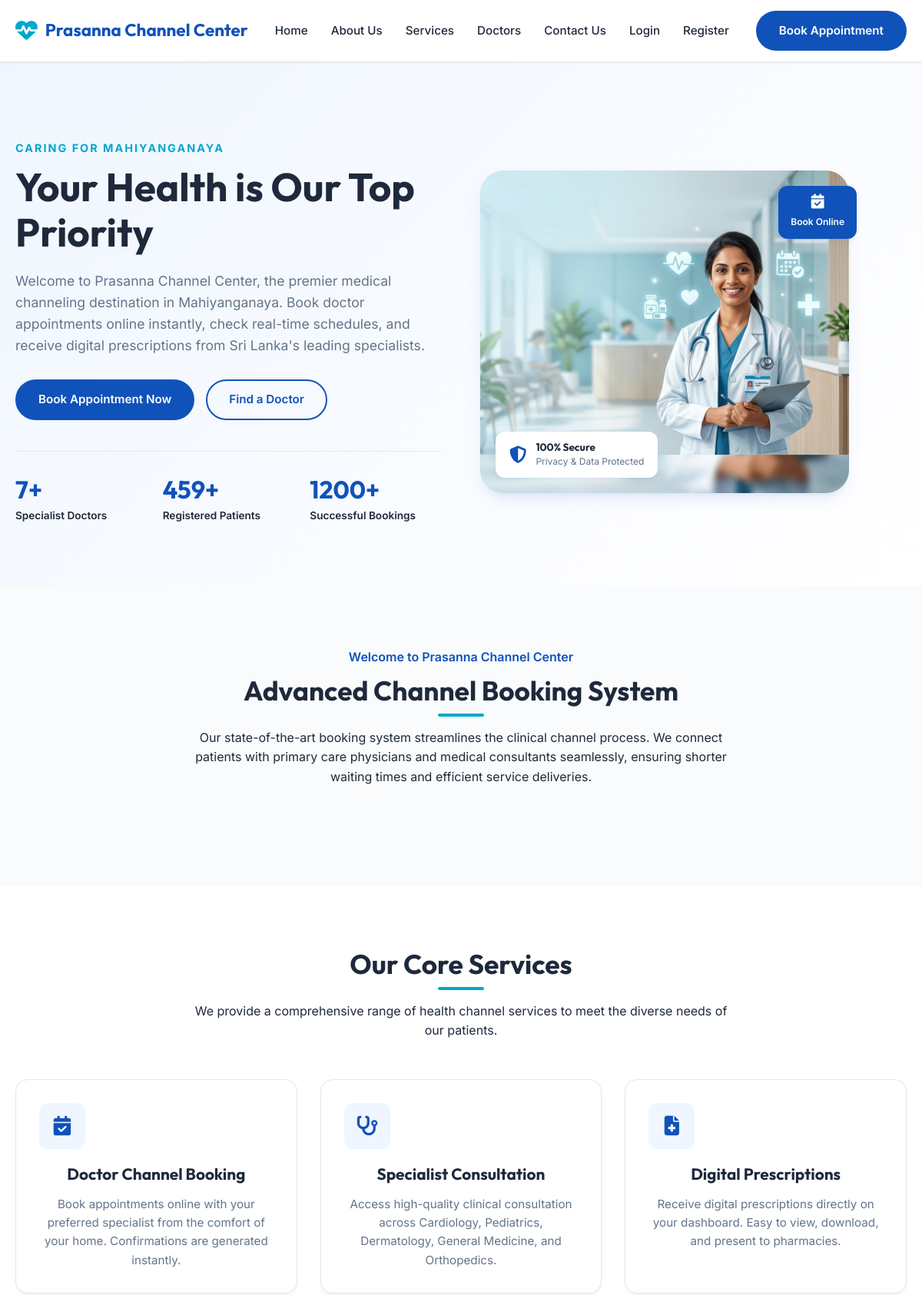
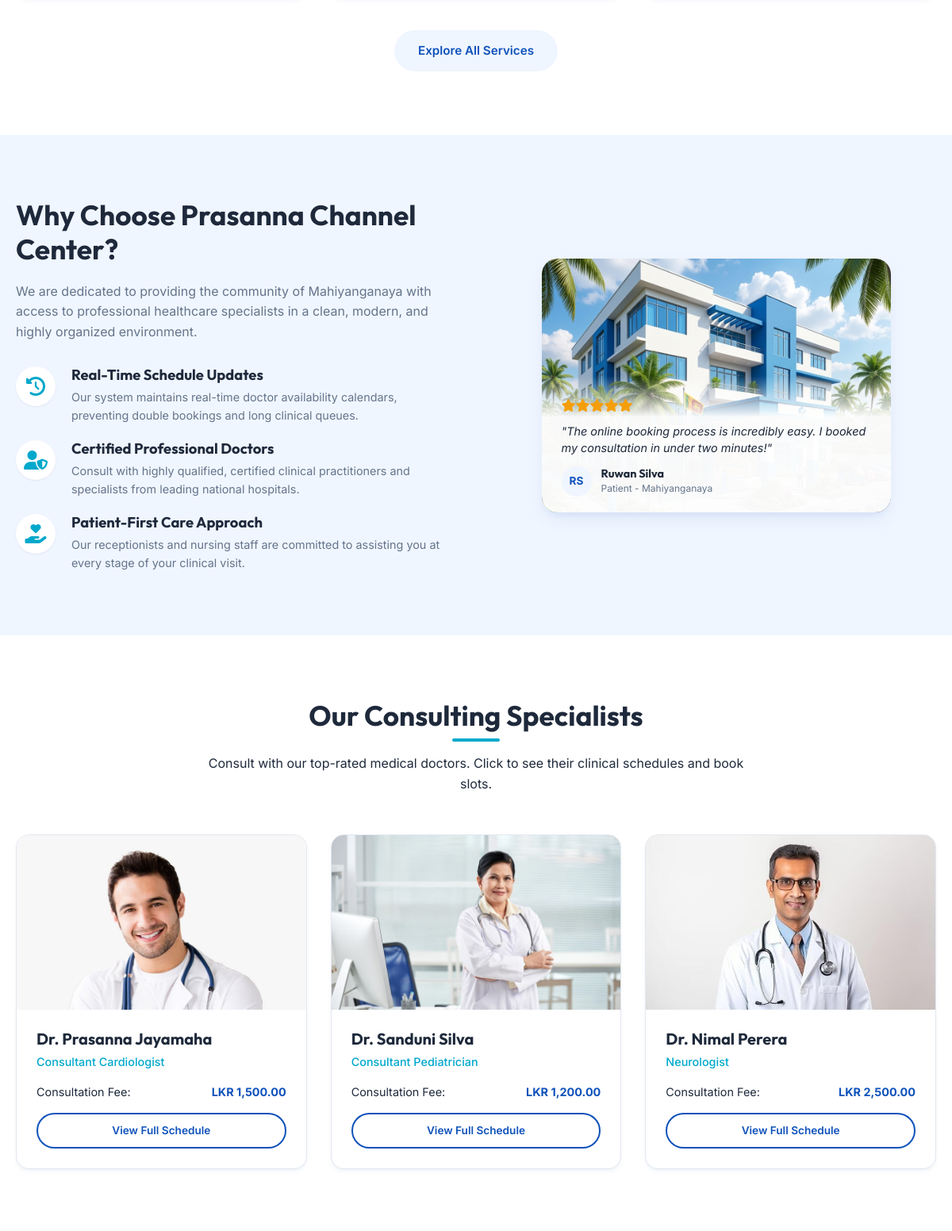
The page / (upper part) on the database its author committed (2 pictures, top to bottom).
### tables this page shows
CREATE TABLE `doctors` (
  `id` int(11) NOT NULL,
  `user_id` int(11) NOT NULL,
  `doctor_number` varchar(20) NOT NULL,
  `first_name` varchar(50) NOT NULL,
  `last_name` varchar(50) NOT NULL,
  `department_id` int(11) NOT NULL,
  `specialization` varchar(100) NOT NULL,
  `phone` varchar(15) NOT NULL,
  `charge` decimal(10,2) NOT NULL DEFAULT 0.00,
  `status` enum('Active','Inactive') DEFAULT 'Active',
  `image_path` varchar(255) DEFAULT NULL,
  `created_at` timestamp NOT NULL DEFAULT current_timestamp()
);

### index.php (the view, shortened to what this page needs)
<?php
include_once 'includes/header.php';
try {
    $doctor_count = $pdo->query("SELECT COUNT(*) FROM doctors WHERE status = 'Active'")->fetchColumn();
    $patient_count = $pdo->query("SELECT COUNT(*) FROM patients")->fetchColumn();
    $appointment_count = $pdo->query("SELECT COUNT(*) FROM appointments WHERE status = 'Completed'")->fetchColumn();
    $patient_count += 450;
    $appointment_count += 1200;
} catch (PDOException $e) {
    $doctor_count = 2;
    $patient_count = 450;
    $appointment_count = 1200;
}
try {
    $stmt = $pdo->query("SELECT d.*, dept.name AS dept_name
                         FROM doctors d
                         JOIN departments dept ON d.department_id = dept.id
                         WHERE d.status = 'Active'
                         LIMIT 3");
    $featured_doctors = $stmt->fetchAll();
} catch (PDOException $e) {
    $featured_doctors = [];
}
?>
<section class="hero">
    <div class="container hero-grid">
        <div class="hero-content">
            <span style="color: var(--accent-color); font-weight: 700; font-size: 0.9rem; text-transform: uppercase; letter-spacing: 2px; display: block; margin-bottom: 10px;">Caring for Mahiyanganaya</span>
            <h1>Your Health is Our Top Priority</h1>
            <p>Welcome to Prasanna Channel Center, the premier medical channeling destination in Mahiyanganaya. Book doctor appointments online instantly, check real-time schedules, and receive digital prescriptions from Sri Lanka's leading specialists.</p>
            <div class="hero-btns">
                <?php if (isset($_SESSION['user_id']) && $_SESSION['role'] === 'patient'): ?>
                    <a href="<?php echo BASE_URL; ?>patient/book.php" class="btn btn-primary">Book Appointment Now</a>
                <?php else: ?>
                    <a href="<?php echo BASE_URL; ?>login.php?redirect=book" class="btn btn-primary">Book Appointment Now</a>
                <?php endif; ?>
                <a href="<?php echo BASE_URL; ?>doctors.php" class="btn btn-outline">Find a Doctor</a>
            </div>
            <div class="hero-stats">
                <div class="stat-item">
                    <h3><?php echo $doctor_count; ?>+</h3>
                    <p style="font-weight: 600; color: var(--dark-color);">Specialist Doctors</p>
                </div>
                <div class="stat-item">
                    <h3><?php echo $patient_count; ?>+</h3>
                    <p style="font-weight: 600; color: var(--dark-color);">Registered Patients</p>
                </div>
                <div class="stat-item">
                    <h3><?php echo $appointment_count; ?>+</h3>
                    <p style="font-weight: 600; color: var(--dark-color);">Successful Bookings</p>
                </div>
            </div>
        </div>
        <div class="hero-image">
            <div style="width:100%; max-width:480px; position:relative;">
                <img src="<?php echo BASE_URL; ?>assets/images/hero_doctor.png"
                     alt="Professional Doctor at Prasanna Channel Center"
                     style="width:100%; height:auto; border-radius:30px; box-shadow:var(--shadow-lg); display:block; object-fit:cover; max-height:420px;">
                <div class="hero-badge" style="position:absolute; bottom:20px; left:20px; background:white; border-radius:12px; padding:12px 18px; box-shadow:var(--shadow-md); display:flex; align-items:center; gap:12px;">
                    <i class="fa-solid fa-shield-halved" style="color:var(--primary-color); font-size:1.4rem;"></i>
                    <div>
                        <h4 style="margin:0; font-size:0.85rem; color:var(--dark-color);">100% Secure</h4>
                        <p style="margin:0; font-size:0.75rem; color:var(--grey-color);">Privacy & Data Protected</p>
                    </div>
                </div>
                <div style="position:absolute; top:20px; right:-10px; background:var(--primary-color); color:white; border-radius:12px; padding:10px 16px; box-shadow:var(--shadow-md); text-align:center;">
                    <i class="fa-solid fa-calendar-check" style="font-size:1.2rem; display:block; margin-bottom:4px;"></i>
                    <span style="font-size:0.75rem; font-weight:600;">Book Online</span>
                </div>
            </div>
        </div>
    </div>
</section>
<section class="py-5" style="background-color: #fafbfc;">
    <div class="container text-center">
        <div class="section-title">
            <span style="color: var(--primary-color); font-weight: 600;">Welcome to Prasanna Channel Center</span>
            <h2 style="margin-top: 10px;">Advanced Channel Booking System</h2>
            <p>Our state-of-the-art booking system streamlines the clinical channel process. We connect patients with primary care physicians and medical consultants seamlessly, ensuring shorter waiting times and efficient service deliveries.</p>
        </div>
    </div>
</section>
<section class="py-5">
    <div class="container text-center">
        <div class="section-title">
            <h2>Our Core Services</h2>
            <p>We provide a comprehensive range of health channel services to meet the diverse needs of our patients.</p>
        </div>
        <div class="grid-3">
            <div class="card">
                <div class="card-icon"><i class="fa-solid fa-calendar-check"></i></div>
                <h3>Doctor Channel Booking</h3>
                <p>Book appointments online with your preferred specialist from the comfort of your home. Confirmations are generated instantly.</p>
            </div>
            <div class="card">
                <div class="card-icon"><i class="fa-solid fa-stethoscope"></i></div>
                <h3>Specialist Consultation</h3>
                <p>Access high-quality clinical consultation across Cardiology, Pediatrics, Dermatology, General Medicine, and Orthopedics.</p>
            </div>
            <div class="card">
                <div class="card-icon"><i class="fa-solid fa-file-medical"></i></div>
                <h3>Digital Prescriptions</h3>
                <p>Receive digital prescriptions directly on your dashboard. Easy to view, download, and present to pharmacies.</p>
            </div>
        </div>
        <div class="text-center" style="margin-top: 40px;">
            <a href="<?php echo BASE_URL; ?>services.php" class="btn btn-secondary">Explore All Services</a>
        </div>
    </div>
</section>
<section class="py-5 why-choose-us">
    <div class="container wcu-grid">
        <div>
            <h2 style="font-size: 2.2rem; margin-bottom: 20px;">Why Choose Prasanna Channel Center?</h2>
            <p style="margin-bottom: 30px; color: var(--grey-color);">We are dedicated to providing the community of Mahiyanganaya with access to professional healthcare specialists in a clean, modern, and highly organized environment.</p>
            <div class="wcu-features">
                <div class="wcu-feature-item">
                    <i class="fa-solid fa-clock-rotate-left"></i>
                    <div>
                        <h4>Real-Time Schedule Updates</h4>
                        <p>Our system maintains real-time doctor availability calendars, preventing double bookings and long clinical queues.</p>
                    </div>
                </div>
                <div class="wcu-feature-item">
                    <i class="fa-solid fa-user-shield"></i>
                    <div>
                        <h4>Certified Professional Doctors</h4>
                        <p>Consult with highly qualified, certified clinical practitioners and specialists from leading national hospitals.</p>
                    </div>
                </div>
                <div class="wcu-feature-item">
                    <i class="fa-solid fa-hand-holding-heart"></i>
                    <div>
                        <h4>Patient-First Care Approach</h4>
                        <p>Our receptionists and nursing staff are committed to assisting you at every stage of your clinical visit.</p>
                    </div>
                </div>
            </div>
        </div>
        <div style="display:flex; justify-content: center; position: relative;">
            <div style="width: 90%; max-width: 440px; position:relative; border-radius: 20px; overflow:hidden; box-shadow: var(--shadow-lg);">
                <img src="<?php echo BASE_URL; ?>assets/images/clinic_building.png"
                     alt="Prasanna Channel Center Clinic Building"
                     style="width:100%; height:320px; object-fit:cover; display:block;">
                <div style="position:absolute; bottom:0; left:0; right:0; background:linear-gradient(to top, rgba(255,255,255,0.97) 70%, transparent); padding:25px 25px 20px;">
                    <div class="rating" style="margin:0 0 8px 0; font-size:1rem;">
                        <i class="fa-solid fa-star"></i><i class="fa-solid fa-star"></i><i class="fa-solid fa-star"></i><i class="fa-solid fa-star"></i><i class="fa-solid fa-star"></i>
                    </div>
                    <p style="font-style:italic; font-size:0.9rem; color:var(--dark-color); margin-bottom:12px; line-height:1.5;">"The online booking process is incredibly easy. I booked my consultation in under two minutes!"</p>
                    <div style="display:flex; align-items:center; gap: 12px;">
                        <div style="width: 38px; height: 38px; border-radius:50%; background:var(--secondary-color); color:var(--primary-color); display:flex; align-items:center; justify-content:center; font-weight:700; font-size:0.85rem;">RS</div>
                        <div>
                            <h5 style="margin:0; font-size:0.9rem;">Ruwan Silva</h5>
                            <p style="margin:0; font-size:0.75rem; color:var(--grey-color);">Patient - Mahiyanganaya</p>
                        </div>
                    </div>
                </div>
            </div>
        </div>
    </div>
</section>
<section class="py-5">
    <div class="container text-center">
        <div class="section-title">
            <h2>Our Consulting Specialists</h2>
            <p>Consult with our top-rated medical doctors. Click to see their clinical schedules and book slots.</p>
        </div>
        <div class="grid-3" style="text-align: left;">
            <?php if (!empty($featured_doctors)): ?>
                <?php
                foreach ($featured_doctors as $doc):
                    if (!empty($doc['image_path'])) {
                        $doc_photo = BASE_URL . 'images/' . $doc['image_path'];
                    } else {
                        $female_names = ['sanduni','amara','dilani','priya','kumari','nirosha','sachini'];
                        $first_lower = strtolower($doc['first_name']);
                        $is_female = in_array($first_lower, $female_names);
                        $doc_photo = BASE_URL . 'assets/images/' . ($is_female ? 'doctor_female.png' : 'doctor_male.png');
                    }
                ?>
                    <div class="doctor-card">
                        <div class="doctor-img" style="padding:0; overflow:hidden; height:220px; position:relative;">
                            <img src="<?php echo $doc_photo; ?>"
                                 alt="Dr. <?php echo htmlspecialchars($doc['first_name'] . ' ' . $doc['last_name']); ?>"
                                 style="width:100%; height:100%; object-fit:cover; object-position:top; display:block;">
                        </div>
                        <div class="doctor-info">
                            <h3>Dr. <?php echo htmlspecialchars($doc['first_name'] . ' ' . $doc['last_name']); ?></h3>
                            <div class="spec"><?php echo htmlspecialchars($doc['specialization']); ?></div>
                            <div style="font-size: 0.9rem; margin-bottom: 15px; display:flex; justify-content: space-between;">
                                <span>Consultation Fee:</span>
                                <strong class="text-primary">LKR <?php echo number_format($doc['charge'], 2); ?></strong>
                            </div>
                            <a href="<?php echo BASE_URL; ?>doctors.php" class="btn btn-outline" style="width: 100%; font-size: 0.85rem; padding: 10px;">View Full Schedule</a>
                        </div>
                    </div>
                <?php endforeach; ?>
            <?php endif; ?>
        </div>
    </div>
</section>
<?php include_once 'includes/footer.php'; ?>

### rows shown on the page
doctors: image_path (picture), first_name+last_name "Prasanna Jayamaha", specialization "Consultant Cardiologist", charge "1,500.00"
doctors: image_path (picture), first_name+last_name "Sanduni Silva", specialization "Consultant Pediatrician", charge "1,200.00"
doctors: image_path (picture), first_name+last_name "Nimal Perera", specialization "Neurologist", charge "2,500.00"

### other values the page prints
$doctor_count "7"
$patient_count "459"
$appointment_count "1200"
